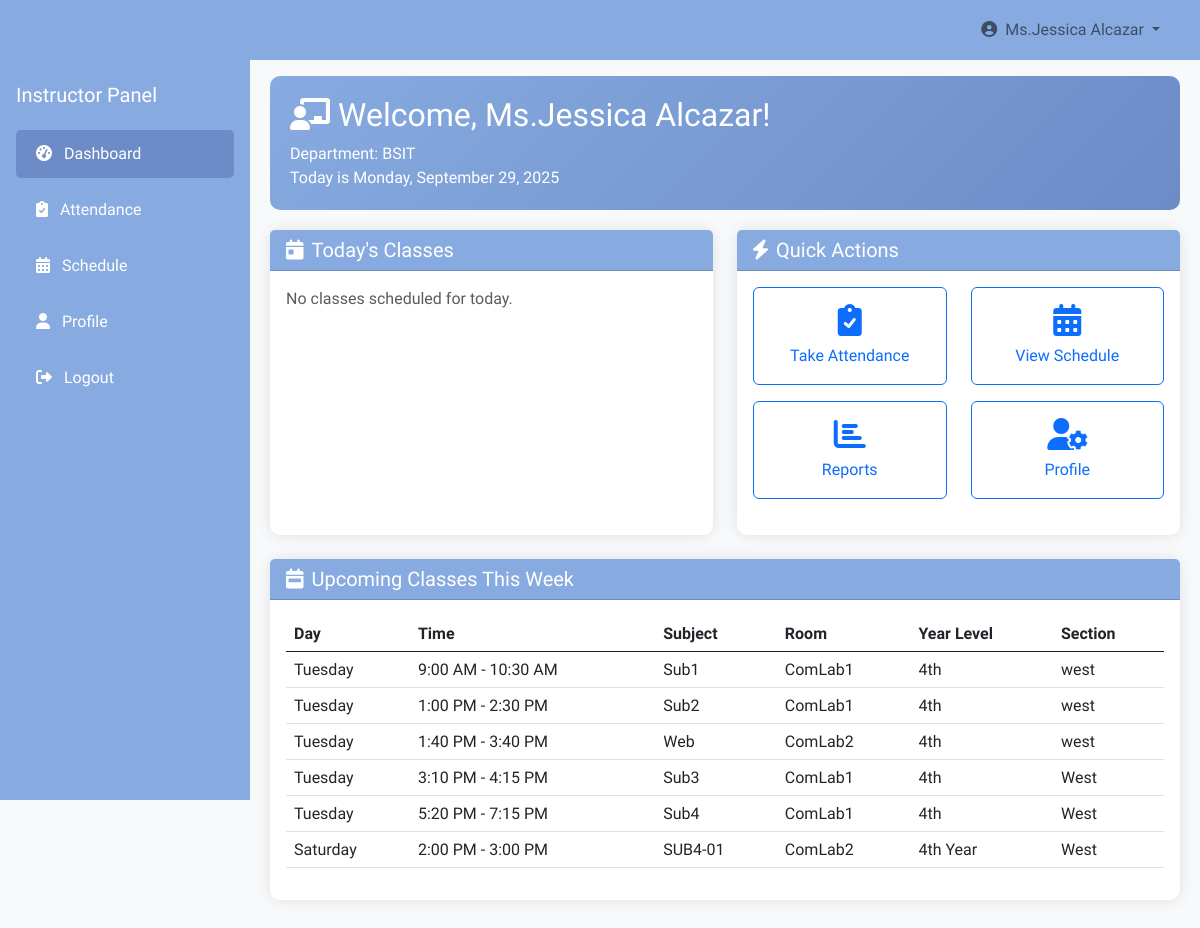
The app's page /instructor/dashboard.php (signed in) with its own data.
### tables this page shows
CREATE TABLE `room_schedules` (
  `department` varchar(5155) NOT NULL,
  `id` int(11) NOT NULL,
  `room_name` varchar(100) DEFAULT NULL,
  `room_location` varchar(255) DEFAULT NULL,
  `room_password` varchar(255) DEFAULT NULL,
  `subject` varchar(100) DEFAULT NULL,
  `section` varchar(50) DEFAULT NULL,
  `year_level` varchar(20) DEFAULT NULL,
  `start_time` time DEFAULT NULL,
  `end_time` time DEFAULT NULL,
  `day` varchar(20) DEFAULT NULL,
  `instructor` varchar(58) NOT NULL,
  `instructor_id` int(11) DEFAULT NULL
);

### instructor/dashboard.php (the view, shortened to what this page needs)
<?php
include 'header.php';
include '../connection.php';
$today_classes = null;
$upcoming_classes = null;
$today_day = date("l");
$stmt = $db->prepare("
    SELECT subject, room_name, section, start_time, end_time, day, year_level
    FROM room_schedules
    WHERE instructor_id = ? AND day = ?
    ORDER BY start_time ASC
");
if ($stmt) {
    $stmt->bind_param("is", $_SESSION['instructor_id'], $today_day);
    $stmt->execute();
    $today_classes = $stmt->get_result();
} else {
    die("Database error: " . $db->error);
}
$stmt = $db->prepare("
    SELECT subject, room_name, section, start_time, end_time, day, year_level
    FROM room_schedules
    WHERE instructor_id = ?
    ORDER BY FIELD(day,'Sunday','Monday','Tuesday','Wednesday','Thursday','Friday','Saturday'),
             start_time ASC
");
if ($stmt) {
    $stmt->bind_param("i", $_SESSION['instructor_id']);
    $stmt->execute();
    $upcoming_classes = $stmt->get_result();
} else {
    die("Database error: " . $db->error);
}
?>
<!DOCTYPE html>
<html lang="en">
<head>
    <link href="https://cdn.jsdelivr.net/npm/bootstrap@5.3.0/dist/css/bootstrap.min.css" rel="stylesheet">
    <link rel="stylesheet" href="https://cdnjs.cloudflare.com/ajax/libs/font-awesome/6.0.0/css/all.min.css">
</head>
<body>
    <div class="sidebar d-none d-md-block">
        <div class="d-flex flex-column align-items-center align-items-sm-start px-3 pt-4 text-white">
            <a href="#" class="d-flex align-items-center pb-3 mb-md-0 me-md-auto text-white text-decoration-none">
                <span class="fs-5 d-none d-sm-inline">Instructor Panel</span>
            </a>
            <ul class="nav nav-pills flex-column mb-sm-auto mb-0 align-items-center align-items-sm-start w-100" id="menu">
                <li class="nav-item w-100">
                    <a href="dashboard.php" class="nav-link active"><i class="fas fa-tachometer-alt me-2"></i> Dashboard</a>
                </li>
                <li class="nav-item w-100">
                    <a href="attendance.php" class="nav-link"><i class="fas fa-clipboard-check me-2"></i> Attendance</a>
                </li>
                <li class="nav-item w-100">
                    <a href="schedule.php" class="nav-link"><i class="fas fa-calendar-alt me-2"></i> Schedule</a>
                </li>
                <li class="nav-item w-100">
                    <a href="profile.php" class="nav-link"><i class="fas fa-user me-2"></i> Profile</a>
                </li>
                <li class="nav-item w-100">
                    <a href="logout.php" class="nav-link"><i class="fas fa-sign-out-alt me-2"></i> Logout</a>
                </li>
            </ul>
        </div>
    </div>
    <nav class="navbar navbar-expand-lg navbar-light fixed-top">
        <div class="container-fluid">
            <div class="collapse navbar-collapse" id="navbarSupportedContent">
                <ul class="navbar-nav ms-auto mb-2 mb-lg-0">
                    <li class="nav-item dropdown">
                        <a class="nav-link dropdown-toggle" href="#" id="navbarDropdown" role="button" data-bs-toggle="dropdown">
                            <i class="fas fa-user-circle me-1"></i> <?php echo htmlspecialchars($_SESSION['fullname']); ?>
                        </a>
                    </li>
                </ul>
            </div>
        </div>
    </nav>
    <div class="main-content">
        <div class="welcome-header">
            <h2><i class="fas fa-chalkboard-teacher me-2"></i>Welcome, <?php echo htmlspecialchars($_SESSION['fullname']); ?>!</h2>
            <p class="mb-0">Department: <?php echo htmlspecialchars($_SESSION['department']); ?></p>
            <p class="mb-0">Today is <?php echo date('l, F j, Y'); ?></p>
        </div>
        <div class="row">
            <div class="col-md-6">
                <div class="card card-dashboard h-100">
                    <div class="card-header bg-primary-custom">
                        <h5 class="card-title mb-0"><i class="fas fa-calendar-day me-2"></i>Today's Classes</h5>
                    </div>
                    <div class="card-body">
                        <?php if ($today_classes && $today_classes->num_rows > 0): ?>
                            <div class="list-group">
                                <?php while ($class = $today_classes->fetch_assoc()):
                                    $start_time = date("g:i A", strtotime($class['start_time']));
                                    $end_time = date("g:i A", strtotime($class['end_time']));
                                    $current_time = time();
                                    $class_start = strtotime($class['start_time']);
                                    $class_end = strtotime($class['end_time']);
                                    $status = ($current_time >= $class_start && $current_time <= $class_end) ?
                                        '<span class="badge bg-success float-end">In Progress</span>' :
                                        (($current_time < $class_start) ?
                                        '<span class="badge bg-info float-end">Upcoming</span>' :
                                        '<span class="badge bg-secondary float-end">Completed</span>');
                                ?>
                                    <div class="list-group-item list-group-item-action">
                                        <h6 class="mb-1"><?php echo htmlspecialchars($class['subject']); ?> <?php echo $status; ?></h6>
                                        <p class="mb-1">Room: <?php echo htmlspecialchars($class['room_name']); ?></p>
                                        <small>
                                            Section: <?php echo htmlspecialchars($class['section']); ?> |
                                            <?php echo $start_time . ' - ' . $end_time; ?>
                                        </small>
                                        <br>
                                        <a href="attendance.php?year=<?php echo urlencode($class['year_level']); ?>&section=<?php echo urlencode($class['section']); ?>&subject=<?php echo urlencode($class['subject']); ?>"
                                           class="btn btn-sm btn-outline-primary mt-2">
                                           <i class="fas fa-eye me-1"></i> View Attendance
                                        </a>
                                    </div>
                                <?php endwhile; ?>
                            </div>
                        <?php else: ?>
                            <p class="text-muted">No classes scheduled for today.</p>
                        <?php endif; ?>
                    </div>
                </div>
            </div>
            <div class="col-md-6">
                <div class="card card-dashboard h-100">
                    <div class="card-header bg-primary-custom">
                        <h5 class="card-title mb-0"><i class="fas fa-bolt me-2"></i>Quick Actions</h5>
                    </div>
                    <div class="card-body">
                        <div class="row text-center">
                            <div class="col-6 mb-3">
                                <a href="attendance.php" class="btn btn-outline-primary w-100 py-3"><i class="fas fa-clipboard-check fa-2x mb-2"></i><br>Take Attendance</a>
                            </div>
                            <div class="col-6 mb-3">
                                <a href="schedule.php" class="btn btn-outline-primary w-100 py-3"><i class="fas fa-calendar-alt fa-2x mb-2"></i><br>View Schedule</a>
                            </div>
                            <div class="col-6">
                                <a href="reports.php" class="btn btn-outline-primary w-100 py-3"><i class="fas fa-chart-bar fa-2x mb-2"></i><br>Reports</a>
                            </div>
                            <div class="col-6">
                                <a href="profile.php" class="btn btn-outline-primary w-100 py-3"><i class="fas fa-user-cog fa-2x mb-2"></i><br>Profile</a>
                            </div>
                        </div>
                    </div>
                </div>
            </div>
        </div>
        <div class="row mt-4">
            <div class="col-12">
                <div class="card card-dashboard">
                    <div class="card-header bg-primary-custom">
                        <h5 class="card-title mb-0"><i class="fas fa-calendar-week me-2"></i>Upcoming Classes This Week</h5>
                    </div>
                    <div class="card-body">
                        <?php if ($upcoming_classes && $upcoming_classes->num_rows > 0): ?>
                            <div class="table-responsive">
                                <table class="table table-hover">
                                    <thead>
                                        <tr>
                                            <th>Day</th>
                                            <th>Time</th>
                                            <th>Subject</th>
                                            <th>Room</th>
                                            <th>Year Level</th>
                                            <th>Section</th>
                                        </tr>
                                    </thead>
                                    <tbody>
                                        <?php while ($class = $upcoming_classes->fetch_assoc()): ?>
                                            <tr>
                                                <td><?php echo htmlspecialchars($class['day']); ?></td>
                                                <td><?php echo date("g:i A", strtotime($class['start_time'])) . ' - ' . date("g:i A", strtotime($class['end_time'])); ?></td>
                                                <td><?php echo htmlspecialchars($class['subject']); ?></td>
                                                <td><?php echo htmlspecialchars($class['room_name']); ?></td>
                                                <td><?php echo isset($class['year_level']) ? htmlspecialchars($class['year_level']) : '-'; ?></td>
                                                <td><?php echo htmlspecialchars($class['section']); ?></td>
                                            </tr>
                                        <?php endwhile; ?>
                                    </tbody>
                                </table>
                            </div>
                        <?php else: ?>
                            <p class="text-muted">No upcoming classes this week.</p>
                        <?php endif; ?>
                    </div>
                </div>
            </div>
        </div>
    </div>
</body>
</html>

### admin/css/style.css (style rules this page uses)
:root { --primary: #009CFF; --light: #F3F6F9; --dark: #191C24; }
.btn { transition: .5s; }
.sidebar { position: fixed; top: 0; left: 0; bottom: 0; width: 250px; height: 100vh; overflow-y: auto; background: var(--light); transition: 0.5s; z-index: 999; }
@media (min-width: 992px) { .sidebar { margin-left: 0; } }

### instructor/dashboard.php (style rules this page uses)
:root { --primary-color: #87abe0ff; --secondary-color: #6c8bc7; }
body { font-family: 'Heebo', sans-serif; background-color: #f8f9fa; }
.sidebar { background-color: var(--primary-color); min-height: 100vh; position: fixed; top: 0; left: 0; width: 250px; z-index: 1000; padding-top: 56px; }
.sidebar .nav-link { color: #fff; padding: 12px 20px; margin: 4px 0; border-radius: 5px; }
.sidebar .nav-link:hover, .sidebar .nav-link.active { background-color: var(--secondary-color); }
.navbar { background-color: var(--primary-color); padding: 10px 20px; margin-left: 250px; width: calc(100% - 250px); }
.main-content { margin-left: 250px; padding: 20px; margin-top: 56px; }
.card-dashboard { border: none; border-radius: 10px; box-shadow: 0 0 15px rgba(0, 0, 0, 0.1); transition: transform 0.3s; margin-bottom: 20px; }
.bg-primary-custom { background-color: var(--primary-color); color: white; }
.welcome-header { background: linear-gradient(135deg, var(--primary-color), var(--secondary-color)); color: white; padding: 20px; border-radius: 10px; margin-bottom: 20px; }

### records on screen
room_schedules: day "Tuesday", start_time "9:00 AM", end_time "10:30 AM", subject "Sub1", room_name "ComLab1", year_level "4th", section "west"
room_schedules: day "Tuesday", start_time "1:00 PM", end_time "2:30 PM", subject "Sub2", room_name "ComLab1", year_level "4th", section "west"
room_schedules: day "Tuesday", start_time "1:40 PM", end_time "3:40 PM", subject "Web", room_name "ComLab2", year_level "4th", section "west"
room_schedules: day "Tuesday", start_time "3:10 PM", end_time "4:15 PM", subject "Sub3", room_name "ComLab1", year_level "4th", section "West"
room_schedules: day "Tuesday", start_time "5:20 PM", end_time "7:15 PM", subject "Sub4", room_name "ComLab1", year_level "4th", section "West"
room_schedules: day "Saturday", start_time "2:00 PM", end_time "3:00 PM", subject "SUB4-01", room_name "ComLab2", year_level "4th Year", section "West"

### other values on screen
$_SESSION['fullname'] "Ms.Jessica Alcazar"
$_SESSION['department'] "BSIT"
